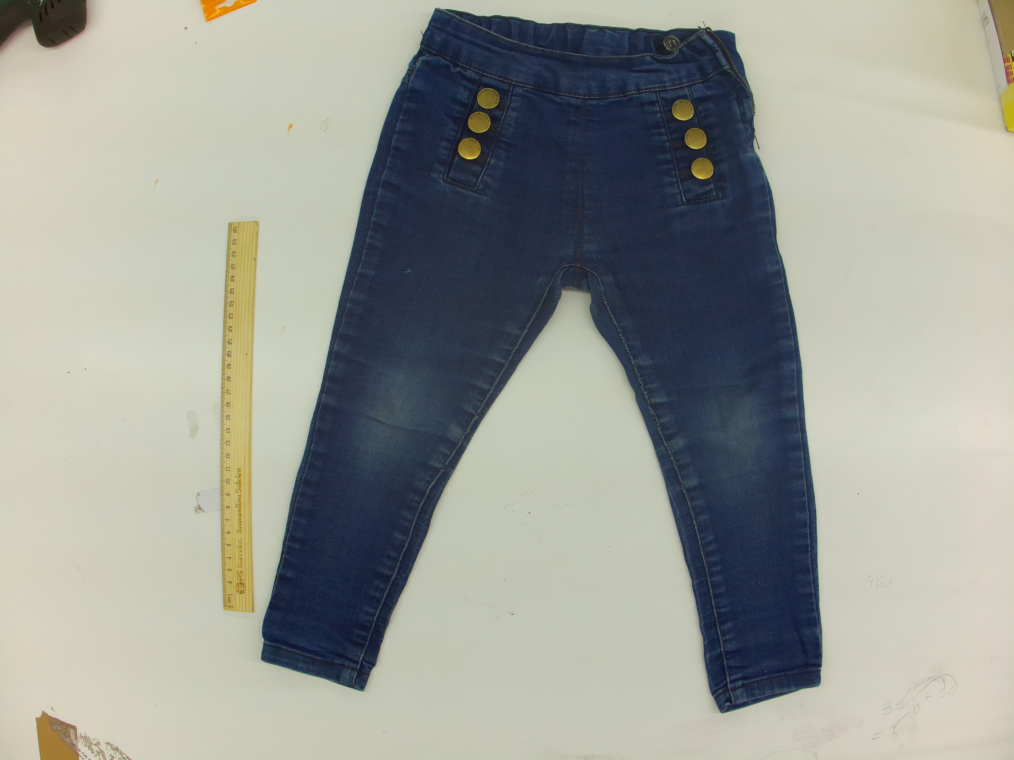
#> input picture test_images_mesurements/semburaco.jpg, 4056 x 3040 px, found by its file name (shown at 1/4 size)
$ python run_smart_detector.py   (older library calls are emulated)
#> lines starting #> are read from the running program, lines starting #| are printed output that depends on the picture; after the words box and inside, x2 and y2 are one past the last pixel; in counts of white or black regions, pixels touching at a corner belong together; pictures that were not available may be replaced by others from this repository, and a replacement may not be noted
#> in detect, golden is the input picture: shape (3040, 4056, 3); mean B, G, R 148.5, 156.2, 153.4
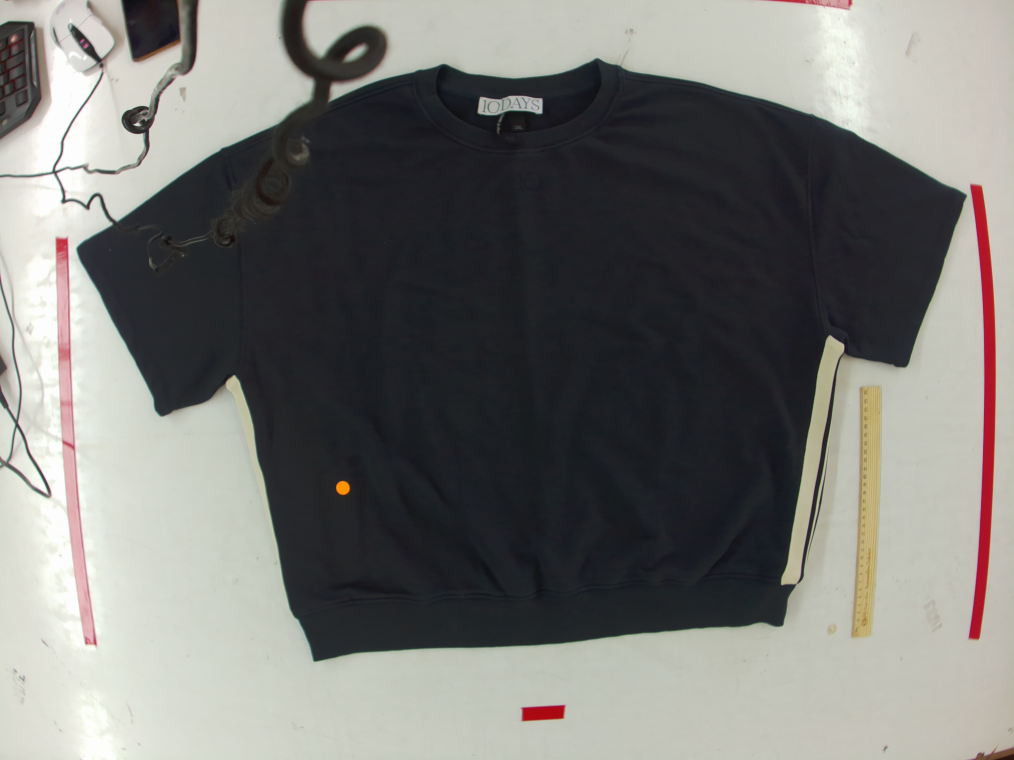
#> input picture test_images_mesurements/ant.jpg, 4056 x 3040 px, given in place of buraco.jpg, which was not available (shown at 1/4 size)
#> in detect, test is the input picture: shape (3040, 4056, 3); mean B, G, R 116.6, 119.9, 120.4
#|   Golden: (3040, 4056)
#|   Test: (3040, 4056)
### ai_mesurement/smart_fabric_defect_detector.py
#!/usr/bin/env python3
"""
Smart Fabric Defect Detector
Focuses ONLY on the fabric area, ignoring background, ruler, shadows, etc.
"""

import cv2
import numpy as np
from pathlib import Path
import json
from datetime import datetime
from typing import Tuple, List, Dict, Optional

class SmartFabricDefectDetector:
    """
    Intelligent defect detection that focuses ONLY on fabric
    """

    def __init__(self):
        self.debug = True
        self.min_defect_area = 50

    def segment_garment(self, img: np.ndarray) -> Tuple[np.ndarray, np.ndarray]:
        """
        Intelligently segment the garment from background
        Returns: mask and cleaned garment image
        """
        print("  🎯 Segmenting garment from background...")

        # Multiple approaches for robust segmentation
        h, w = img.shape[:2]

        # 1. Color-based segmentation (background is usually white/light)
        # Convert to HSV for better color separation
        hsv = cv2.cvtColor(img, cv2.COLOR_BGR2HSV)
#> hsv: shape (3040, 4056, 3); mean H, S, V 53.4, 53.7, 163.7

        # Background is typically white/light gray
        # Define range for NON-background (i.e., the garment)
        # Lower saturation or very high value usually means background
        lower_bg = np.array([0, 0, 200])  # High value (brightness)
        upper_bg = np.array([180, 30, 255])  # Low saturation

        # Create mask for background
        bg_mask = cv2.inRange(hsv, lower_bg, upper_bg)
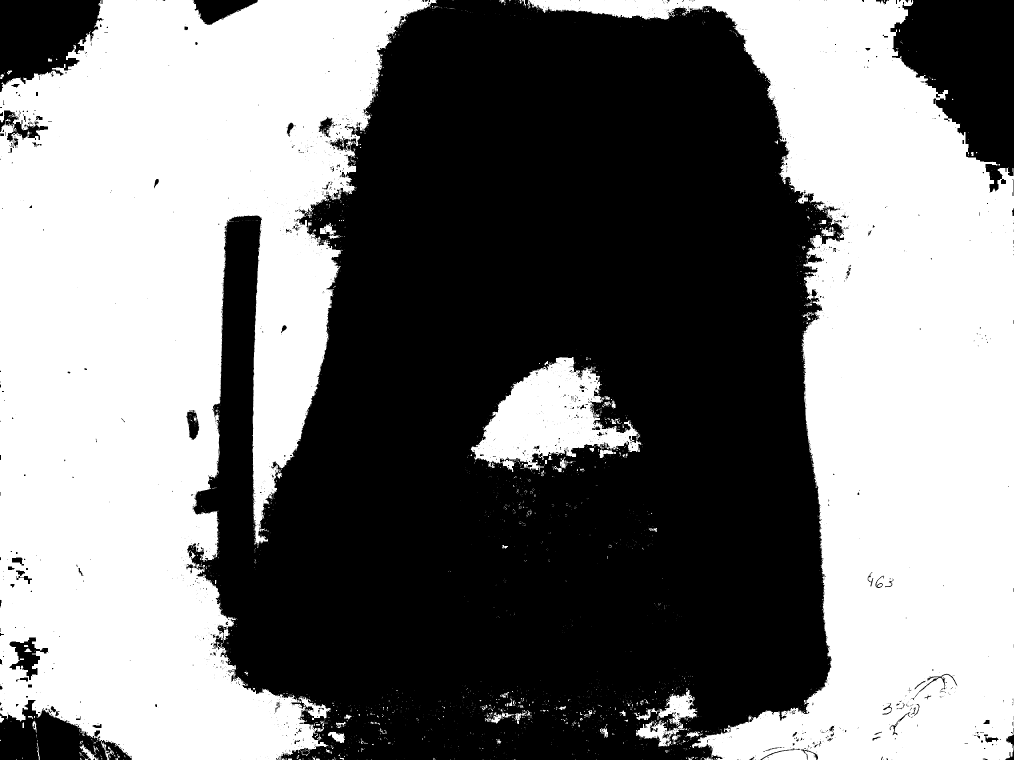
#> bg_mask: shape (3040, 4056) (shown at 1/4 size); 48.3% white; 3150 white regions (2867 under 20 px), largest, box (x1, y1, x2, y2) and area: (0, 0, 1746, 3040) 3305674, (2109, 0, 4056, 3040) 2426670, (1883, 1428, 2565, 1888) 151773

        # Invert to get garment mask
        garment_mask = cv2.bitwise_not(bg_mask)

        # 2. Gradient-based approach (garments have texture, background is uniform)
        gray = cv2.cvtColor(img, cv2.COLOR_BGR2GRAY)

        # Calculate gradient magnitude
        grad_x = cv2.Sobel(gray, cv2.CV_64F, 1, 0, ksize=3)
        grad_y = cv2.Sobel(gray, cv2.CV_64F, 0, 1, ksize=3)
        gradient = np.sqrt(grad_x**2 + grad_y**2)
        gradient = np.uint8(np.clip(gradient, 0, 255))

        # Threshold gradient (garment has more texture)
        _, gradient_mask = cv2.threshold(gradient, 10, 255, cv2.THRESH_BINARY)
#> gradient_mask: shape (3040, 4056); 20.2% white; 23402 white regions (21449 under 20 px), largest, box (x1, y1, x2, y2) and area: (1008, 25, 3299, 2860) 2015570, (771, 877, 1043, 2455) 148990, (137, 2839, 532, 3040) 23441

        # 3. Combine both approaches
        combined_mask = cv2.bitwise_or(garment_mask, gradient_mask)
#> combined_mask: shape (3040, 4056); 52% white; 3687 black regions (3408 under 20 px), largest, box (x1, y1, x2, y2) and area: (0, 0, 1746, 3040) 3293271, (2109, 0, 4056, 3040) 2404430, (1883, 1428, 2565, 1888) 151715

        # 4. Clean up the mask
        # Remove small noise
        kernel_small = np.ones((5,5), np.uint8)
        cleaned = cv2.morphologyEx(combined_mask, cv2.MORPH_OPEN, kernel_small)
#> cleaned: shape (3040, 4056); 51.4% white; 1704 black regions (1511 under 20 px), largest, box (x1, y1, x2, y2) and area: (0, 0, 1746, 3040) 3334293, (2109, 0, 4056, 3040) 2434510, (1879, 1428, 2570, 1888) 161779

        # Close gaps
        kernel_large = np.ones((15,15), np.uint8)
        cleaned = cv2.morphologyEx(cleaned, cv2.MORPH_CLOSE, kernel_large)
#> cleaned: shape (3040, 4056); 52.1% white; 35 black regions

        # 5. Find the largest contour (the main garment)
        contours, _ = cv2.findContours(cleaned, cv2.RETR_EXTERNAL, cv2.CHAIN_APPROX_SIMPLE)
#> contours = 125 contours, 9 with area under 20; largest, box (x1, y1, x2, y2) and area: (750, 0, 3376, 3040) 6112758, (3562, 0, 4056, 768) 231632, (0, 0, 411, 368) 105454, (0, 2800, 532, 3040) 73060, (776, 0, 1031, 100) 14216

        if contours:
            # Get the largest contour (main garment piece)
            largest_contour = max(contours, key=cv2.contourArea)
#> largest_contour = contour of 3205 points, box (x1, y1, x2, y2) (750, 0, 3376, 3040), area 6112758

            # Create final mask from largest contour
            final_mask = np.zeros_like(cleaned)
            cv2.drawContours(final_mask, [largest_contour], -1, 255, -1)
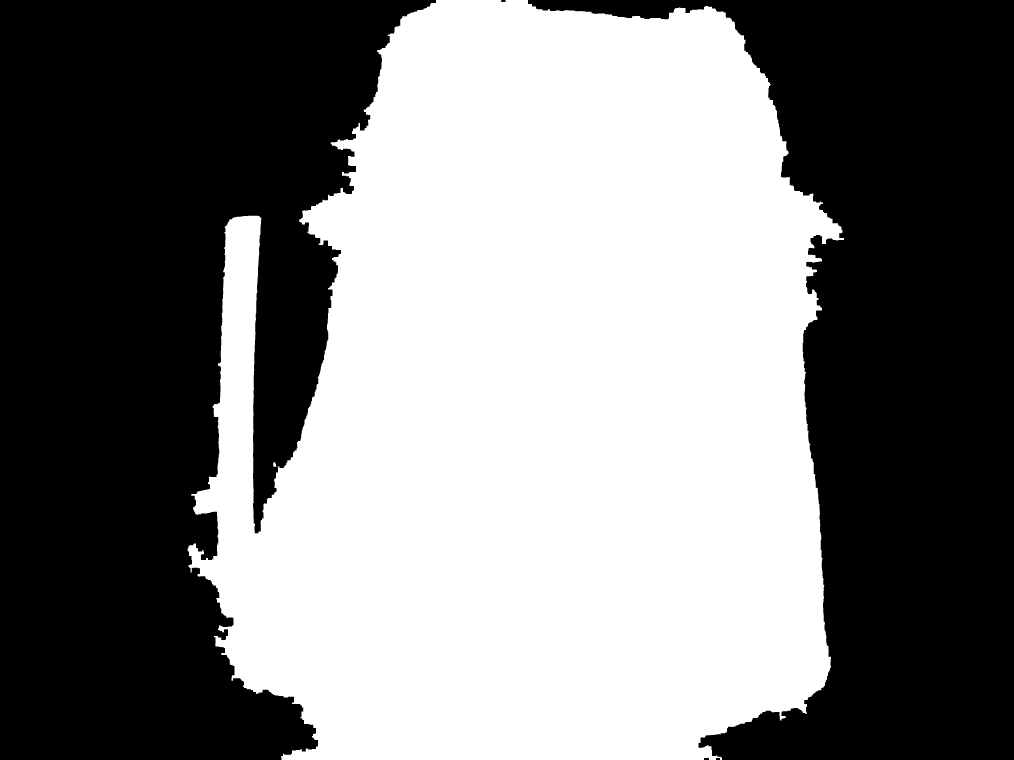
#> final_mask: shape (3040, 4056) (shown at 1/4 size); 49.6% white; 1 white region, box (x1, y1, x2, y2) and area: (750, 0, 3376, 3040) 6121307

            # Smooth the contour edges
            final_mask = cv2.GaussianBlur(final_mask, (5, 5), 0)
            _, final_mask = cv2.threshold(final_mask, 128, 255, cv2.THRESH_BINARY)
#> final_mask: shape (3040, 4056); 49.6% white; 2 white regions, box (x1, y1, x2, y2) and area: (750, 0, 3376, 3040) 6121125, (1093, 1849, 1104, 1867) 174

            # Get bounding box for focusing
            x, y, w, h = cv2.boundingRect(largest_contour)
#> x = 750; y = 0; w = 2626
            print(f"    ✅ Garment found at ({x},{y}) size {w}x{h}")
#|     ✅ Garment found at (750,0) size 2626x3040

            # Extract just the garment
            garment_only = cv2.bitwise_and(img, img, mask=final_mask)

            return final_mask, garment_only

        return cleaned, img

    def align_garments(self, golden_mask: np.ndarray, test_mask: np.ndarray,
                      golden_img: np.ndarray, test_img: np.ndarray) -> np.ndarray:
        """
        Align garments based on their masks for better comparison
        """
        print("  🔄 Aligning garments...")

        # Find contours of masks
        golden_contours, _ = cv2.findContours(golden_mask, cv2.RETR_EXTERNAL, cv2.CHAIN_APPROX_SIMPLE)
        test_contours, _ = cv2.findContours(test_mask, cv2.RETR_EXTERNAL, cv2.CHAIN_APPROX_SIMPLE)

        if not golden_contours or not test_contours:
            return test_img

        # Get largest contours
        golden_cnt = max(golden_contours, key=cv2.contourArea)
        test_cnt = max(test_contours, key=cv2.contourArea)

        # Get moments for center of mass
        M_golden = cv2.moments(golden_cnt)
        M_test = cv2.moments(test_cnt)

        if M_golden["m00"] != 0 and M_test["m00"] != 0:
            # Calculate centers
            cx_golden = int(M_golden["m10"] / M_golden["m00"])
            cy_golden = int(M_golden["m01"] / M_golden["m00"])
            cx_test = int(M_test["m10"] / M_test["m00"])
            cy_test = int(M_test["m01"] / M_test["m00"])

            # Calculate translation
            dx = cx_golden - cx_test
            dy = cy_golden - cy_test

            # Apply translation
            M = np.float32([[1, 0, dx], [0, 1, dy]])
            aligned = cv2.warpAffine(test_img, M, (test_img.shape[1], test_img.shape[0]))

            print(f"    ✅ Aligned with offset ({dx}, {dy})")
            return aligned

        return test_img

    def detect_fabric_defects(self, golden_fabric: np.ndarray, test_fabric: np.ndarray,
                             mask: np.ndarray) -> List[Dict]:
        """
        Detect defects ONLY within the fabric area
        """
        print("  🔍 Detecting defects in fabric only...")

        defects = []

        # Ensure same size
        if golden_fabric.shape != test_fabric.shape:
            test_fabric = cv2.resize(test_fabric, (golden_fabric.shape[1], golden_fabric.shape[0]))

        # 1. Convert to multiple color spaces for comprehensive analysis
        # Grayscale
        golden_gray = cv2.cvtColor(golden_fabric, cv2.COLOR_BGR2GRAY)
        test_gray = cv2.cvtColor(test_fabric, cv2.COLOR_BGR2GRAY)

        # LAB (perceptually uniform)
        golden_lab = cv2.cvtColor(golden_fabric, cv2.COLOR_BGR2Lab)
        test_lab = cv2.cvtColor(test_fabric, cv2.COLOR_BGR2Lab)

        # 2. Calculate differences
        # Direct grayscale difference
        diff_gray = cv2.absdiff(golden_gray, test_gray)

        # LAB difference (more sensitive to actual color changes)
        diff_lab = cv2.absdiff(golden_lab, test_lab)
        diff_lab_gray = cv2.cvtColor(diff_lab, cv2.COLOR_Lab2BGR)
        diff_lab_gray = cv2.cvtColor(diff_lab_gray, cv2.COLOR_BGR2GRAY)

        # 3. Combine differences
        combined_diff = cv2.addWeighted(diff_gray, 0.5, diff_lab_gray, 0.5, 0)

        # 4. Apply mask to focus ONLY on fabric
        combined_diff = cv2.bitwise_and(combined_diff, mask)

        # 5. Adaptive thresholding for local defects
        # Use lower threshold to catch subtle defects
        _, binary = cv2.threshold(combined_diff, 25, 255, cv2.THRESH_BINARY)

        # Also use adaptive threshold for local variations
        adaptive = cv2.adaptiveThreshold(combined_diff, 255,
                                       cv2.ADAPTIVE_THRESH_GAUSSIAN_C,
                                       cv2.THRESH_BINARY, 21, 3)

        # Combine both thresholds
        defect_mask = cv2.bitwise_or(binary, adaptive)

        # 6. Clean up noise
        kernel = np.ones((3,3), np.uint8)
        defect_mask = cv2.morphologyEx(defect_mask, cv2.MORPH_OPEN, kernel)
        defect_mask = cv2.morphologyEx(defect_mask, cv2.MORPH_CLOSE, kernel)

        # 7. Find defect contours
        contours, _ = cv2.findContours(defect_mask, cv2.RETR_EXTERNAL, cv2.CHAIN_APPROX_SIMPLE)

        print(f"    📊 Found {len(contours)} potential defects in fabric")

        for contour in contours:
            area = cv2.contourArea(contour)

            # Filter by area - exclude too large areas (likely not real defects)
            max_area = (mask.shape[0] * mask.shape[1]) * 0.01  # Max 1% of fabric area
            if self.min_defect_area < area < max_area:
                x, y, w, h = cv2.boundingRect(contour)

                # Calculate center
                M = cv2.moments(contour)
                if M["m00"] != 0:
                    cx = int(M["m10"] / M["m00"])
                    cy = int(M["m01"] / M["m00"])
                else:
                    cx, cy = x + w//2, y + h//2

                # Analyze defect characteristics
                # Check if it's a hole (darker in test image)
                golden_roi = golden_gray[y:y+h, x:x+w]
                test_roi = test_gray[y:y+h, x:x+w]

                if golden_roi.size > 0 and test_roi.size > 0:
                    brightness_diff = float(np.mean(golden_roi) - np.mean(test_roi))
                else:
                    brightness_diff = 0

                # Calculate shape metrics
                perimeter = cv2.arcLength(contour, True)
                circularity = 4 * np.pi * area / (perimeter ** 2) if perimeter > 0 else 0

                # Classify defect type
                if brightness_diff > 10:  # Test is darker
                    defect_type = "hole"
                elif brightness_diff < -10:  # Test is lighter
                    defect_type = "stain"
                else:
                    defect_type = "defect"

                # Calculate confidence
                # Higher brightness difference = higher confidence for holes
                confidence = min(1.0, abs(brightness_diff) / 50)

                defect = {
                    'type': defect_type,
                    'bbox': [x, y, w, h],
                    'center': [cx, cy],
                    'area': float(area),
                    'brightness_diff': brightness_diff,
                    'circularity': float(circularity),
                    'confidence': float(confidence)
                }

                defects.append(defect)

        # Sort by confidence
        defects.sort(key=lambda x: x['confidence'], reverse=True)

        return defects

    def detect(self, golden_path: str, test_path: str, output_path: str = None) -> Dict:
        """
        Main detection method - focuses ONLY on fabric defects
        """
        print(f"\n{'='*60}")
        print("🧵 SMART FABRIC DEFECT DETECTOR")
        print(f"{'='*60}")

        # Load images
        print(f"\n📷 Loading images...")
        golden = cv2.imread(str(golden_path))
        test = cv2.imread(str(test_path))

        if golden is None or test is None:
            print("❌ Error loading images")
            return None

        print(f"  Golden: {golden.shape[:2]}")
        print(f"  Test: {test.shape[:2]}")

        # Step 1: Segment garments from background
        print("\n🎯 STEP 1: Extracting fabric from background...")
        golden_mask, golden_fabric = self.segment_garment(golden)
        test_mask, test_fabric = self.segment_garment(test)
#> in segment_garment (call 2), `combined_mask = cv2.bitwise_or(garment_mask, gradient_mask)`:
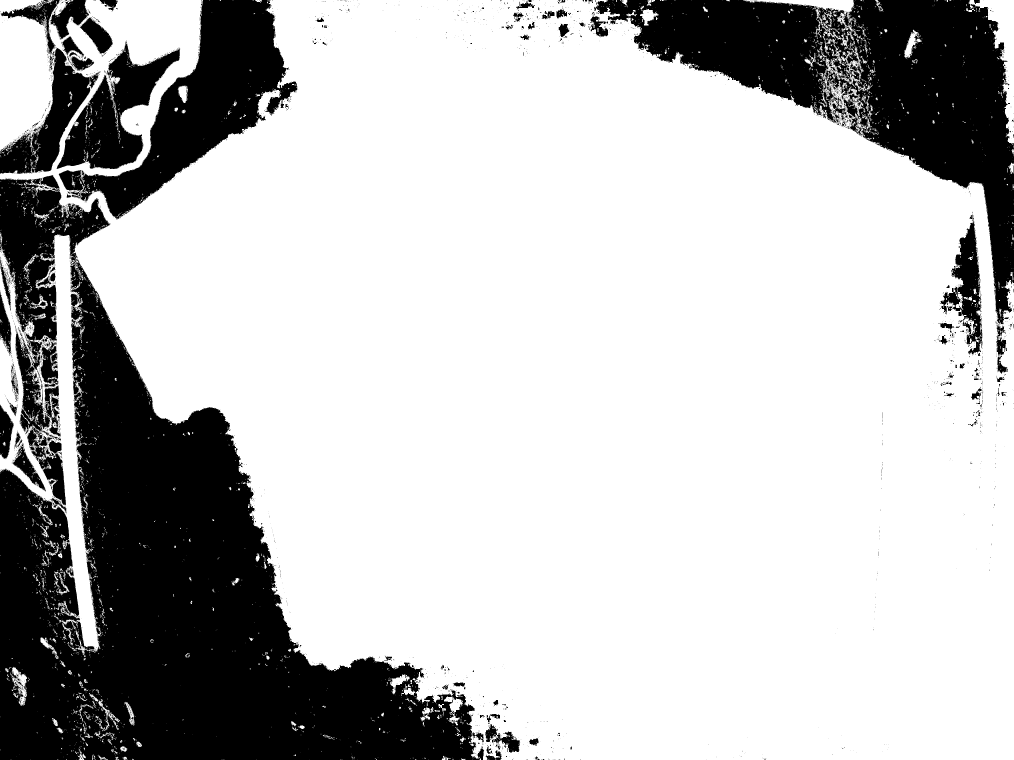
#> combined_mask: shape (3040, 4056) (shown at 1/4 size); 74.5% white; 4399 black regions (4090 under 20 px), largest, box (x1, y1, x2, y2) and area: (0, 701, 1937, 3040) 1804511, (2376, 0, 4056, 1297) 690362, (235, 0, 1189, 876) 271181
#> (the rest of the program and of its run is left out)
